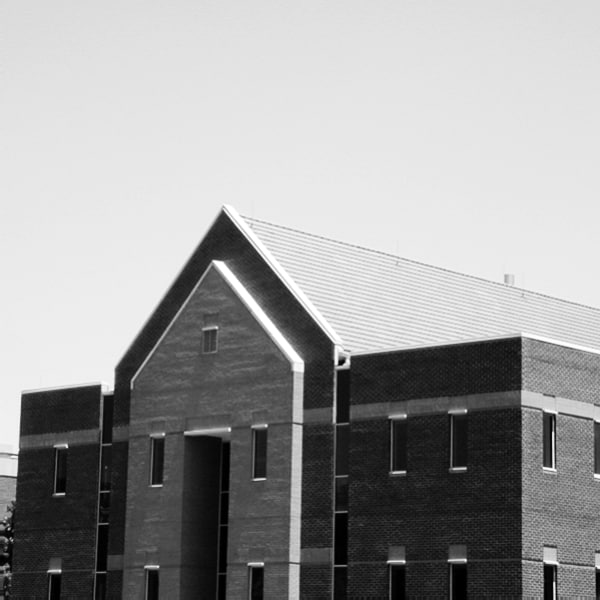
#> input picture Assignment-31/vertical_and_horizontal_edge_detection/input/house.jpg, 600 x 600 px, found by its file name
$ python main.py
#> lines starting #> are read from the running program, lines starting #| are printed output that depends on the picture
#> further down, image is the input picture: shape (600, 600); min 0, max 255, mean 155.9
import cv2
import numpy as np


def edge_detection_vertical(image):
    # Get the dimensions of the image
    rows, cols = image.shape
#> rows = 600; cols = 600

    # Create an empty result image with the same dimensions as the input image
    result = np.zeros((rows, cols), dtype=np.uint8)

    # Define the vertical edge detection kernel
    kernel = np.array([[0.5, 0, -0.5], [0.5, 0, -0.5], [0.5, 0, -0.5]])

    # Iterate over each pixel in the image (excluding the borders)
    for row in range(1, rows - 1):
        for col in range(1, cols - 1):
            # Extract the 3x3 neighborhood around the current pixel
            small = image[row - 1 : row + 2, col - 1 : col + 2]
            # Apply the kernel to the neighborhood
            average = np.abs(np.sum(kernel * small))
            # Set the result pixel value to the computed average
            result[row, col] = average
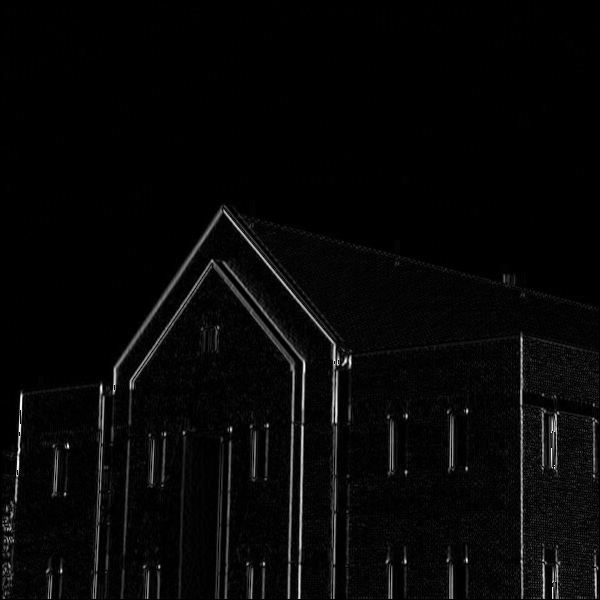
#> result: shape (600, 600); min 0, max 255, mean 6.8

    return result


def edge_detection_horizontal(image):
    # Get the dimensions of the image
    rows, cols = image.shape
#> rows = 600; cols = 600

    # Create an empty result image with the same dimensions as the input image
    result = np.zeros((rows, cols), dtype=np.uint8)

    # Define the horizontal edge detection kernel
    kernel = np.array([[-0.5, -0.5, -0.5], [0, 0, 0], [0.5, 0.5, 0.5]])

    # Iterate over each pixel in the image (excluding the borders)
    for row in range(1, rows - 1):
        for col in range(1, cols - 1):
            # Extract the 3x3 neighborhood around the current pixel
            small = image[row - 1 : row + 2, col - 1 : col + 2]
            # Apply the kernel to the neighborhood
            average = np.abs(np.sum(kernel * small))
            # Set the result pixel value to the computed average
            result[row, col] = average
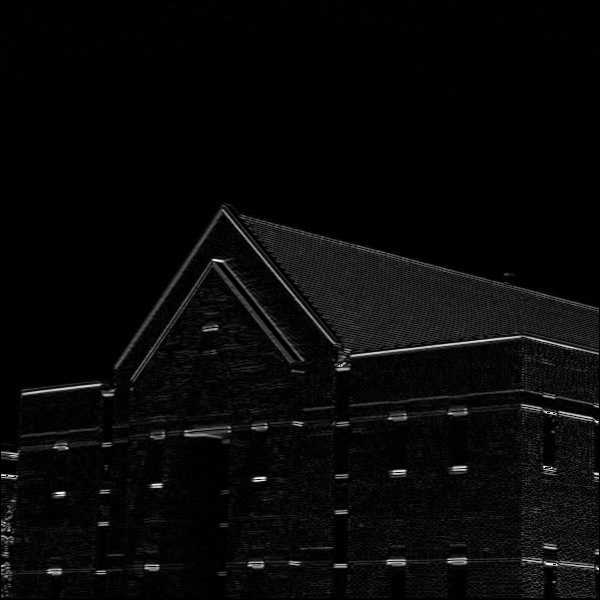
#> result: shape (600, 600); min 0, max 254, mean 8.2

    return result


# Read the image in grayscale
image = cv2.imread(
    "image_processing/Assignment-31/vertical_and_horizontal_edge_detection/input/house.jpg",
    cv2.IMREAD_GRAYSCALE,
)

# Perform vertical edge detection on the image
edge_detection_vertical_instance = edge_detection_vertical(image=image)

# Display the result
cv2.imshow("result", edge_detection_vertical_instance)
cv2.waitKey(0)
# Save the result to a file
cv2.imwrite(
    "image_processing/Assignment-31/vertical_and_horizontal_edge_detection/output/house_vertical.jpg",
    edge_detection_vertical_instance,
)


# Perform horizontal edge detection on the image
edge_detection_horizontal_instance = edge_detection_horizontal(image=image)

# Display the result
cv2.imshow("result", edge_detection_horizontal_instance)
cv2.waitKey(0)
# Save the result to a file
cv2.imwrite(
    "image_processing/Assignment-31/vertical_and_horizontal_edge_detection/output/house_horizontal.jpg",
    edge_detection_horizontal_instance,
)
